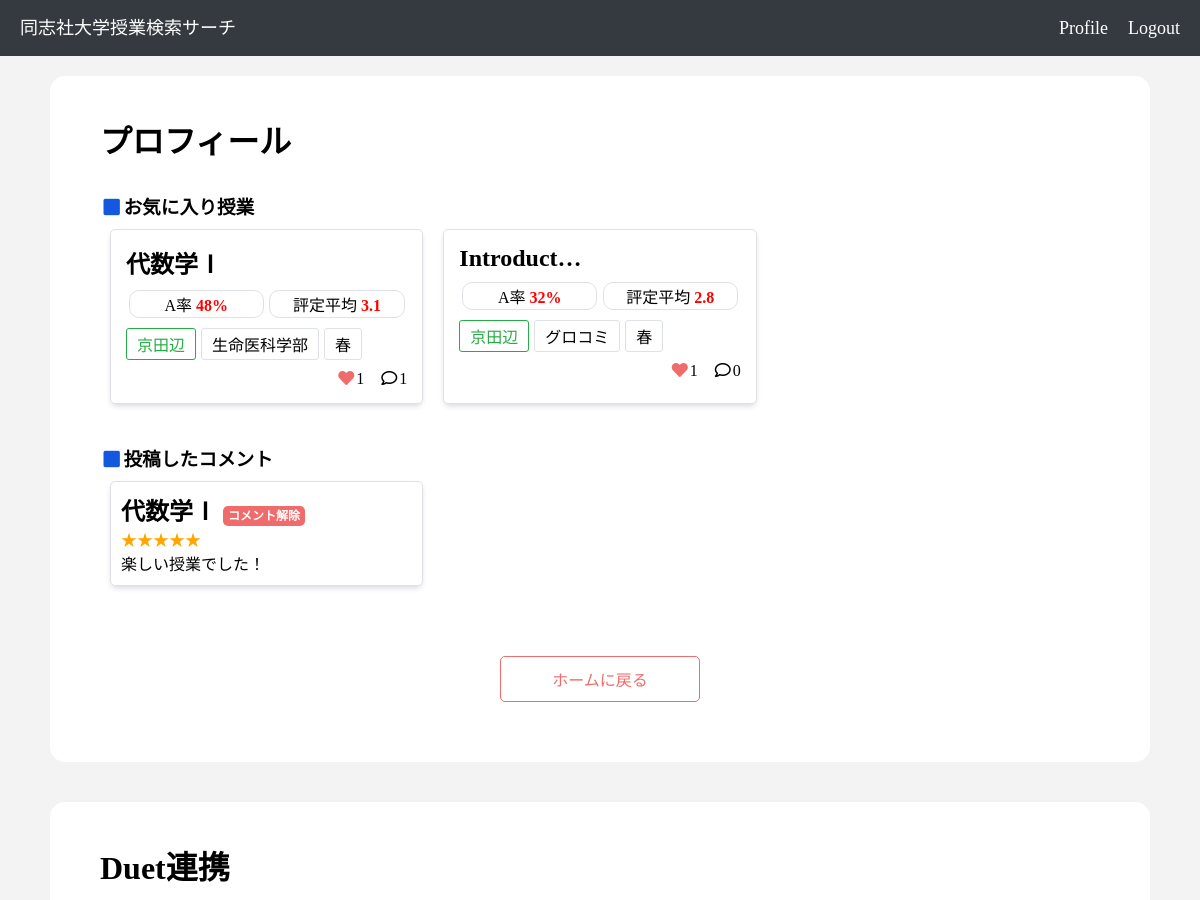
The app's page /accounts/profile/ (signed in, upper part), older data.
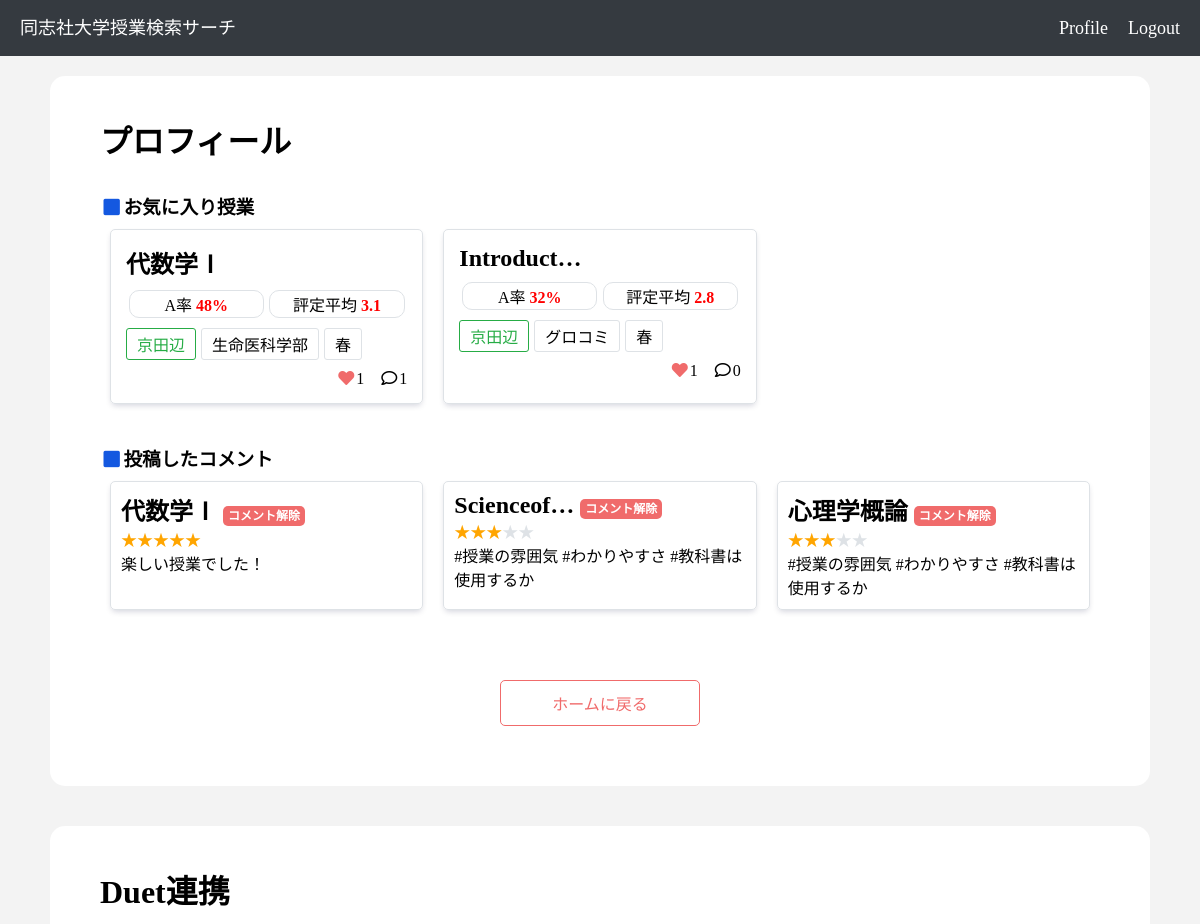
The same page, newer data.
### dclass_application/models.py (models this page shows, shortened)
class Classes(models.Model):
    class_name = models.CharField(max_length=100)
    a_ratio = models.FloatField(default=0.0)
    b_ratio = models.FloatField(default=0.0)
    c_ratio = models.FloatField(default=0.0)
    d_ratio = models.FloatField(default=0.0)
    f_ratio = models.FloatField(default=0.0)
    o_ratio = models.FloatField(default=0.0)
    average_evaluation = models.FloatField(default=0.0)
    two_ago_a_ratio = models.FloatField(default=0.0)
    three_ago_a_ratio = models.FloatField(default=0.0)
    term = models.CharField(max_length=100)
    year = models.IntegerField(default=2021)
    place = models.CharField(max_length=100)
    class_form = models.CharField(max_length=100)
    day = models.CharField(max_length=100)
    time = models.CharField(max_length=100)
    favorite = models.IntegerField(default=0)
    textbook = models.CharField(max_length=100) #文字列でリスト代用
    code = models.CharField(max_length=100)
    faculty = models.CharField(max_length=100)
    teacher = models.CharField(max_length=100) #文字列でリストを代用
    syllabus_link = models.CharField(max_length=100)
    test_ratio = models.IntegerField(default=0)
    report_ratio = models.IntegerField(default=0)
    participation_ratio = models.IntegerField(default=0)
    comment_num = models.IntegerField(default=0)
    num_student = models.IntegerField(default=0)
    credit = models.IntegerField(default=0)
    def get_short_faculty(self):
        if self.faculty == 'グローバル・コミュニケーション学部': return 'グロコミ'
        if self.faculty == 'グローバル地域文化学部': return 'グロ地域'
        return self.faculty
    def get_modified_a_ratio(self):
        if self.a_ratio == -1: return '不明'
        return str(int(self.a_ratio))+'%'
    def get_modified_average_evaluation(self):
        if self.average_evaluation == -1.0: return '不明'
        return self.average_evaluation

class Comment(models.Model):
    text = models.TextField()
    cl = models.ForeignKey(Classes, on_delete=models.CASCADE)
    user = models.ForeignKey('accounts.CustomUser', on_delete=models.DO_NOTHING)
    star = models.IntegerField(default=0)
    created_at = models.DateTimeField(default=timezone.now)
    def get_star(self):
        return '★' * self.star
    def get_left_star(self):
        return '★' * (5 - self.star)

### accounts/views.py (the view)
# urls.py: path('profile/', ProfileView.as_view(), name = 'profile'),
class ProfileView(LoginRequiredMixin ,TemplateView):
    user_model = CustomUser
    comment_model = Comment
    def get(self, request, *args, **kwargs):
        user = self.user_model.objects.get(id=request.user.id)
        mycomment = self.comment_model.objects.filter(user=user)
        params = {
            'user': user,
            'mycomments': mycomment,
            'form': DuetForm,
            'class_table': self.get_class_table(request)
        }
        return render(request, 'accounts/profile.html', params)
    def get_class_table(self, request):
        class_table = [[''] * 6 for _ in range(7)]
        if 'duet_classes' not in request.session: return class_table
        data = request.session['duet_classes']
        data = data.split('@')
        for i in range(6 * 7):
            class_table[i//6][i%6] = data[i]
        return class_table

### accounts/templates/accounts/profile.html (shortened to what this page needs)
{% extends 'base.html' %}
{% load static %}
{% block css %}
    <link rel="stylesheet" href="{% static 'css/profile.css' %}">
    <link rel="stylesheet" href="{% static 'css/_class_list.css' %}">
{% endblock css %}
{% block main %}
    <div class="wrapper">
        <h1>プロフィール</h1>
        <div class="favorite_class_w">
            <h3><i class="fas fa-square fa-fw my-blue"></i>お気に入り授業</h3>
            <div class="class_w">
                {% for cl in user.favorite_class.all %}
                    {% include "_class_list.html" %}
                {% empty %}
                    <p>お気に入り登録はありません</p>
                {% endfor %}
            </div>
        </div>
        <div class="posted_comment_w">
            <h3><i class="fas fa-square fa-fw my-blue"></i>投稿したコメント</h3>
            <div class="comment_w">
                {% for comment in mycomments %}
                    <div class="class_result">
                        <div class="comment_result_content">
                            <h2>
                                {{comment.cl.class_name | truncatechars:10}}
                                <a class="remove_comment" href={% url 'remove_comment'　comment.id %}>コメント解除</a>
                            </h2>
                            <span class="star">{{comment.get_star}}</span><span class="my-gray">{{comment.get_left_star}}</span>
                            <p>{{comment.text}}</p>
                        </div>
                    </div>
                {% empty %}
                    <p>コメントがありません</p>
                {% endfor %}
            </div>
        </div>
        {% include "_back_btn.html" %}
    </div>
    {% if user.is_authenticated %}
        <div class="wrapper">
            <h1>
            Duet連携
            </h1>
        </div>
    {% endif %}
{% endblock main %}

### dclass_application/templates/_class_list.html
<div class="class_result">
    <a href="{% url 'class' cl.id %}">
        <div class="class_result_content">
            <ul>
                <li class="class_result_title">
                    <h2>{{ cl.class_name | truncatechars:10 }}</h2>
                </li>
                <li>
                    <p class="class_a_average_evaluation">A率 <span class="score">{{cl.get_modified_a_ratio}}</span></p>
                    <p class="class_a_average_evaluation">評定平均 <span class="score">{{cl.get_modified_average_evaluation}}</span></p>
                </li>
                <li>
                    {% if cl.place == "今出川" %}
                        <p class="tag imadegawa_tag">{{ cl.place }}</p>
                    {% else %}
                        <p class="tag kyoutanabe_tag">{{ cl.place }}</p>
                    {% endif %}
                    <p class="tag faculty_tag">{{ cl.get_short_faculty }}</p>
                    <p class="tag">{{ cl.term }}</p>
                </li>
                <li>
                    <p><i class="fas fa-heart fa-fw my-pink"></i>{{ cl.favorite }}</p>
                    <p><i class="far fa-comment fa-fw"></i>{{cl.comment_num}}</p>
                </li>
            </ul>
        </div>
    </a>
</div>

Row changes from the older to the newer data that the page shows:
added Comment: cl.class_name "Scienceof…", get_star "★★★", get_left_star "★★", text "#授業の雰囲気 #わかりやすさ #教科書は使用するか"
added Comment: cl.class_name "心理学概論", get_star "★★★", get_left_star "★★", text "#授業の雰囲気 #わかりやすさ #教科書は使用するか"
